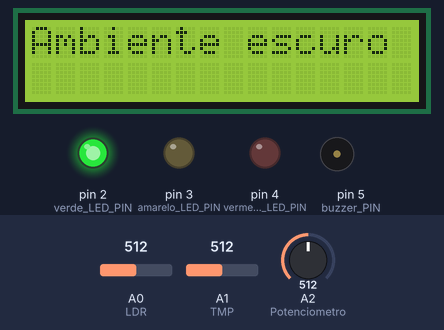
The sketch below on a simulated Arduino Uno, built with avr-gcc and run on an emulated ATmega328P. Parts: 16×2 character LCD, output pins drawn as LEDs (lit = HIGH), buzzer (waves = sounding, pin HIGH). The inputs (shaded band) are chosen by the test bench; at power-on: A0 (LDR) = 512, A1 (TMP) = 512, A2 (Potenciometro) = 512.

Above: at 0.1 s.
At 5.1 s:
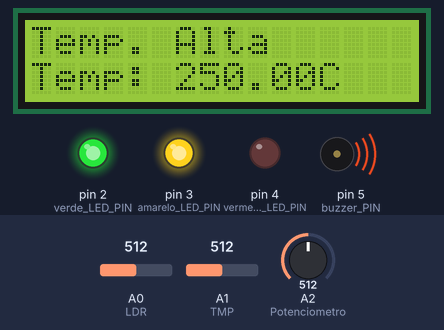
At 10.1 s:
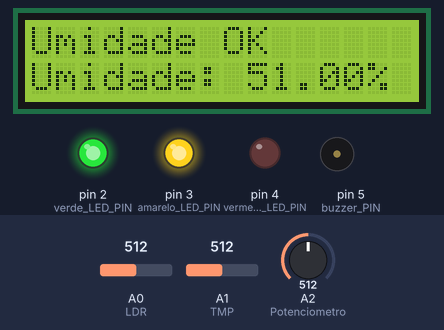
Timing chart, 0 to 36.6 s (numbered marks = the images above):
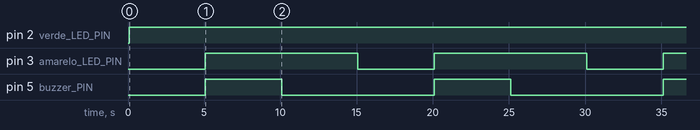

The sketch:

codigo.ino
```cpp
#include <LiquidCrystal.h>

const int LDR = A0;
const int verde_LED_PIN = 2;
const int amarelo_LED_PIN = 3;
const int vermelho_LED_PIN = 4;
const int buzzer_PIN = 5;
const int TMP = A1;
const int Potenciometro = A2;

// Define os pinos do display LCD
const int rsPin = 12;
const int enPin = 11;
const int d4Pin = 9;
const int d5Pin = 8;
const int d6Pin = 7;
const int d7Pin = 6;

float temperature;
int humidity;
int lightIntensity;
float temperatureSum = 0;
float humiditySum = 0;
int readingCount = 0;
const int numReadings = 5;

LiquidCrystal lcd(rsPin, enPin, d4Pin, d5Pin, d6Pin, d7Pin); // Inicializa o LCD

enum DisplayMode {
  DisplayMode_Light,
  DisplayMode_Temperature,
  DisplayMode_Humidity
};

DisplayMode currentDisplayMode = DisplayMode_Light;
unsigned long displayStartTime = 0;
const unsigned long displayDuration = 3000; // 3 segundos

void setup() {
  pinMode(verde_LED_PIN, OUTPUT);
  pinMode(amarelo_LED_PIN, OUTPUT);
  pinMode(vermelho_LED_PIN, OUTPUT);
  pinMode(buzzer_PIN, OUTPUT);

  lcd.begin(16, 2); // Inicializa o LCD com 16 colunas e 2 linhas
  lcd.clear();
}

void loop() {
  // Leitura da temperatura
  temperature = analogRead(TMP) * 0.48828125; // Conversão para graus Celsius

  // Leitura da umidade
  humidity = analogRead(Potenciometro) / 10;

  // Leitura da intensidade de luz
  lightIntensity = analogRead(LDR);

  // Soma das leituras dos sensores
  temperatureSum += temperature;
  humiditySum += humidity;
  readingCount++;

  // Verifica se atingiu o número mínimo de leituras
  if (readingCount >= numReadings) {
    // Calcula a média das leituras
    float averageTemperature = temperatureSum / numReadings;
    float averageHumidity = humiditySum / numReadings;

    // Reinicia as variáveis de soma e contagem
    temperatureSum = 0;
    humiditySum = 0;
    readingCount = 0;

    // Verifica o estado da luz ambiente
    if (currentDisplayMode == DisplayMode_Light) {
      if (lightIntensity <= 800) { // Ambiente escuro
        digitalWrite(verde_LED_PIN, HIGH);
        digitalWrite(amarelo_LED_PIN, LOW);
        digitalWrite(vermelho_LED_PIN, LOW);
        lcd.clear();
        lcd.setCursor(0, 0);
        lcd.print("Ambiente escuro  ");
      } else if (lightIntensity > 800 && lightIntensity < 850) { // Ambiente a meia luz
        digitalWrite(verde_LED_PIN, LOW);
        digitalWrite(amarelo_LED_PIN, HIGH);
        digitalWrite(vermelho_LED_PIN, LOW);
        lcd.clear();
        lcd.setCursor(0, 0);
        lcd.print("Ambiente ");
        lcd.setCursor(0, 2);
        lcd.print("Meia Luz   ");
      } else { // Ambiente totalmente iluminado
        digitalWrite(verde_LED_PIN, LOW);
        digitalWrite(amarelo_LED_PIN, LOW);
        digitalWrite(vermelho_LED_PIN, HIGH);
        lcd.clear();
        lcd.setCursor(0, 0);
        lcd.print("Ambiente   ");
        lcd.setCursor(0, 1);
        lcd.print("Ambiente muito   ");
        lcd.setCursor(0, 2);
        lcd.print("Muito claro   ");
      }
      displayStartTime = millis();
      currentDisplayMode = DisplayMode_Temperature;
    }

    // Verifica se passaram 3 segundos para exibir a temperatura
    if (currentDisplayMode == DisplayMode_Temperature && millis() - displayStartTime >= displayDuration) {
      if (averageTemperature >= 10 && averageTemperature <= 15) {
        lcd.setCursor(0, 0);
        lcd.print("Temperatura OK   ");
        lcd.setCursor(0, 1);
        lcd.print("Temp: ");
        lcd.print(averageTemperature);
        lcd.print("C");
        digitalWrite(amarelo_LED_PIN, LOW);
        digitalWrite(buzzer_PIN, LOW);
      } else if (averageTemperature > 15) {
        lcd.setCursor(0, 0);
        lcd.print("Temp. Alta       ");
        lcd.setCursor(0, 1);
        lcd.print("Temp: ");
        lcd.print(averageTemperature);
        lcd.print("C");
        digitalWrite(amarelo_LED_PIN, HIGH);
        digitalWrite(buzzer_PIN, HIGH);
      } else if (averageTemperature < 10) {
        lcd.setCursor(0, 0);
        lcd.print("Temp. Baixa      ");
        lcd.setCursor(0, 1);
        lcd.print("Temp: ");
        lcd.print(averageTemperature);
        lcd.print("C");
        digitalWrite(amarelo_LED_PIN, HIGH);
        digitalWrite(buzzer_PIN, HIGH);
      }
      displayStartTime = millis();
      currentDisplayMode = DisplayMode_Humidity;
    }

    // Verifica se passaram 3 segundos para exibir a umidade
    if (currentDisplayMode == DisplayMode_Humidity && millis() - displayStartTime >= displayDuration) {
      if (averageHumidity >= 50 && averageHumidity <= 70) {
        lcd.setCursor(0, 0);
        lcd.print("Umidade OK       ");
        lcd.setCursor(0, 1);
        lcd.print("Umidade: ");
        lcd.print(averageHumidity);
        lcd.print("%");
        digitalWrite(vermelho_LED_PIN, LOW);
        digitalWrite(buzzer_PIN, LOW);
      } else if (averageHumidity > 70) {
        lcd.setCursor(0, 0);
        lcd.print("Umidade Alta     ");
        lcd.setCursor(0, 1);
        lcd.print("Umidade: ");
        lcd.print(averageHumidity);
        lcd.print("%");
        digitalWrite(vermelho_LED_PIN, HIGH);
        digitalWrite(buzzer_PIN, HIGH);
      } else if (averageHumidity < 50) {
        lcd.setCursor(0, 0);
        lcd.print("Umidade Baixa    ");
        lcd.setCursor(0, 1);
        lcd.print("Umidade: ");
        lcd.print(averageHumidity);
        lcd.print("%");
        digitalWrite(vermelho_LED_PIN, HIGH);
        digitalWrite(buzzer_PIN, HIGH);
      }
      displayStartTime = millis();
      currentDisplayMode = DisplayMode_Light;
    }

    // Aguarda 5 segundos antes da próxima leitura
    delay(5000);
  }
}
```

Measured:
- by itself, pin 2 (verde_LED_PIN): LOW → HIGH at 0.07 s
- by itself, pin 3 (amarelo_LED_PIN): alternates HIGH for 10.0 s and LOW for 5.0 s
- by itself, pin 5 (buzzer_PIN): alternates HIGH for 5.0 s and LOW for 10.0 s
- what the display in image 0 shows lasts 5.0 s, from 0.1 s to 5.1 s
